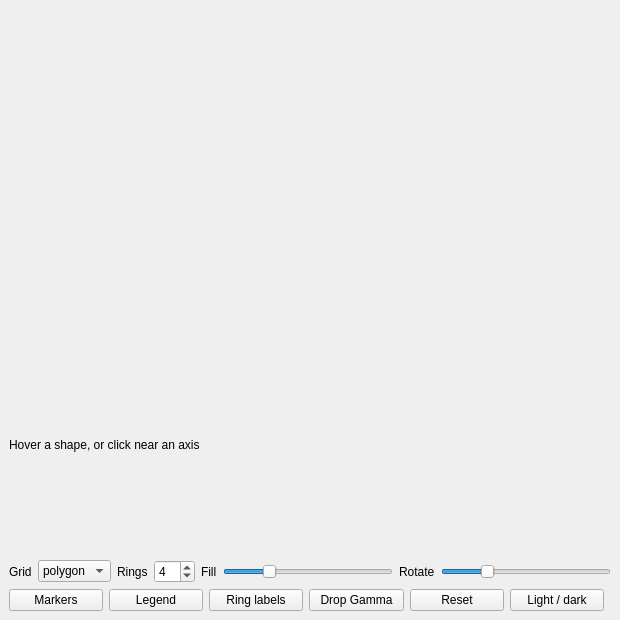
<?xml version='1.0' encoding='utf-8'?>
<ui version="4.0">
 <class>MainWindow</class>
 <widget class="QMainWindow" name="MainWindow">
  <property name="geometry">
   <rect>
    <x>0</x>
    <y>0</y>
    <width>620</width>
    <height>620</height>
   </rect>
  </property>
  <property name="windowTitle">
   <string>QCustomRadarChart</string>
  </property>
  <widget class="QWidget" name="centralwidget">
   <layout class="QVBoxLayout" name="verticalLayout">
    <property name="spacing">14</property>
    <property name="leftMargin">20</property>
    <property name="topMargin">20</property>
    <property name="rightMargin">20</property>
    <property name="bottomMargin">20</property>
    <item>
     <widget class="QCustomRadarChart" name="radarChart" native="true">
      <property name="minimumSize">
       <size>
        <width>0</width>
        <height>320</height>
       </size>
      </property>
      <property name="showRingLabels" stdset="0">
       <bool>true</bool>
      </property>
     </widget>
    </item>
    <item>
     <widget class="QLabel" name="statusLabel">
      <property name="text">
       <string>Hover a shape, or click near an axis</string>
      </property>
     </widget>
    </item>
    <item>
     <layout class="QHBoxLayout" name="controlsRow">
      <item>
       <widget class="QLabel" name="gridCaption">
        <property name="text">
         <string>Grid</string>
        </property>
       </widget>
      </item>
      <item>
       <widget class="QComboBox" name="gridBox">
        <item>
         <property name="text">
          <string>polygon</string>
         </property>
        </item>
        <item>
         <property name="text">
          <string>circle</string>
         </property>
        </item>
       </widget>
      </item>
      <item>
       <widget class="QLabel" name="ringsCaption">
        <property name="text">
         <string>Rings</string>
        </property>
       </widget>
      </item>
      <item>
       <widget class="QSpinBox" name="ringsSpin">
        <property name="minimum">
         <number>1</number>
        </property>
        <property name="maximum">
         <number>10</number>
        </property>
        <property name="value">
         <number>4</number>
        </property>
       </widget>
      </item>
      <item>
       <widget class="QLabel" name="fillCaption">
        <property name="text">
         <string>Fill</string>
        </property>
       </widget>
      </item>
      <item>
       <widget class="QSlider" name="fillSlider">
        <property name="maximum">
         <number>100</number>
        </property>
        <property name="value">
         <number>25</number>
        </property>
        <property name="orientation">
         <enum>Qt::Horizontal</enum>
        </property>
       </widget>
      </item>
      <item>
       <widget class="QLabel" name="rotateCaption">
        <property name="text">
         <string>Rotate</string>
        </property>
       </widget>
      </item>
      <item>
       <widget class="QSlider" name="rotateSlider">
        <property name="maximum">
         <number>359</number>
        </property>
        <property name="value">
         <number>90</number>
        </property>
        <property name="orientation">
         <enum>Qt::Horizontal</enum>
        </property>
       </widget>
      </item>
     </layout>
    </item>
    <item>
     <layout class="QHBoxLayout" name="buttonsRow">
      <item>
       <widget class="QPushButton" name="markersBtn">
        <property name="text">
         <string>Markers</string>
        </property>
       </widget>
      </item>
      <item>
       <widget class="QPushButton" name="legendBtn">
        <property name="text">
         <string>Legend</string>
        </property>
       </widget>
      </item>
      <item>
       <widget class="QPushButton" name="ringLabelsBtn">
        <property name="text">
         <string>Ring labels</string>
        </property>
       </widget>
      </item>
      <item>
       <widget class="QPushButton" name="dropSeriesBtn">
        <property name="text">
         <string>Drop Gamma</string>
        </property>
       </widget>
      </item>
      <item>
       <widget class="QPushButton" name="resetBtn">
        <property name="text">
         <string>Reset</string>
        </property>
       </widget>
      </item>
      <item>
       <widget class="QPushButton" name="themeBtn">
        <property name="text">
         <string>Light / dark</string>
        </property>
       </widget>
      </item>
      <item>
       <spacer name="buttonsSpacer">
        <property name="orientation">
         <enum>Qt::Horizontal</enum>
        </property>
       </spacer>
      </item>
     </layout>
    </item>
   </layout>
  </widget>
 </widget>
 <customwidgets>
  <customwidget>
   <class>QCustomRadarChart</class>
   <extends>QWidget</extends>
   <header location="global">Custom_Widgets.QCustomRadarChart.h</header>
  </customwidget>
 <customwidget><class>QPushButton</class><extends>QPushButton</extends><header location="global">Custom_Widgets.Theme.h</header><container>1</container></customwidget><customwidget><class>QLabel</class><extends>QLabel</extends><header location="global">Custom_Widgets.Theme.h</header><container>1</container></customwidget></customwidgets>
 <connections />
</ui>
